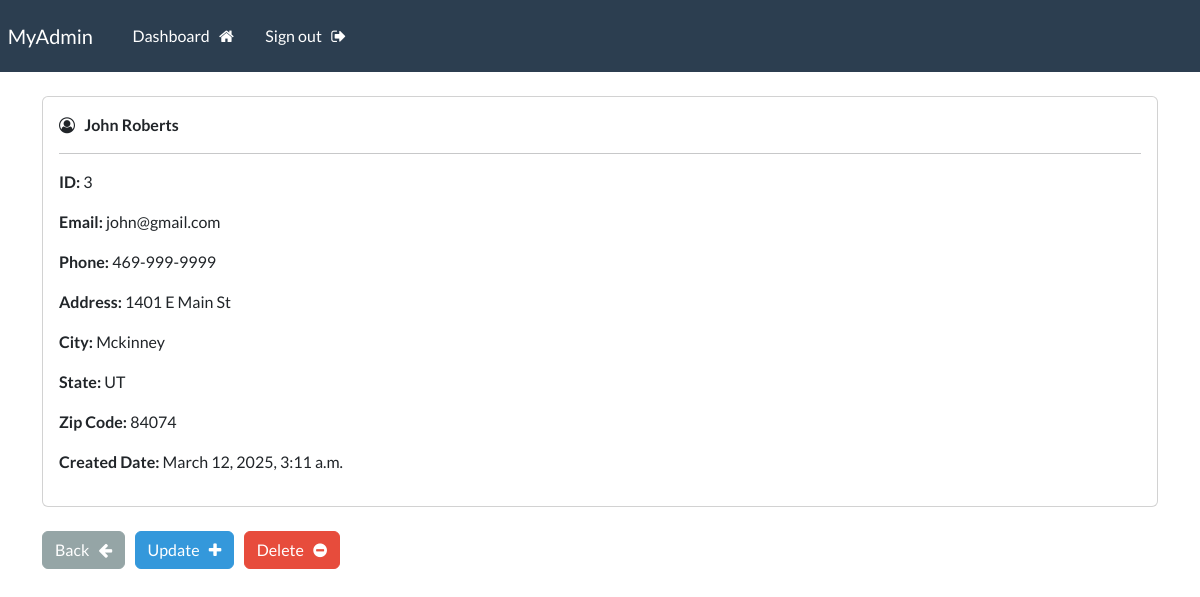
The page /customer/3/ (signed in) on the database its author committed.
### webapp/models.py (models this page shows, shortened)
class Customer(models.Model):
    creation_date = models.DateTimeField(auto_now_add=True)
    first_name = models.CharField(max_length=100)
    last_name = models.CharField(max_length=100)
    email = models.CharField(max_length=255)
    phone = models.CharField(max_length=20)
    address = models.CharField(max_length=200)
    city = models.CharField(max_length=100)
    state = models.CharField(max_length=2)
    zip = models.CharField(max_length=10)

### webapp/views.py (the view)
# urls.py: path('customer/<int:pk>/', views.singular_customer, name="customer"),
@login_required(login_url='my_login')
def singular_customer(request, pk):
    all_customers = Customer.objects.get(id=pk)
    context = {'customer': all_customers}
    return render(request, 'webapp/view-customer.html', context=context)

### webapp/templates/webapp/view-customer.html (shortened to what this page needs)
{% extends 'webapp/base.html' %}
{% load crispy_forms_tags %}
{% block content %}
<div class="card">
    <div class="card-body">
        <i class="fa fa-user-circle-o" aria-hidden="true"></i> &nbsp;
        <strong>
            {{customer.first_name}}
            {{customer.last_name}}
        </strong>
        <hr>
        <p><strong> ID: </strong>  {{customer.id}} </p>
        <p><strong> Email: </strong>  {{customer.email}} </p>
        <p><strong> Phone: </strong>  {{customer.phone}} </p>
        <p><strong> Address: </strong>  {{customer.address}} </p>
        <p><strong> City: </strong>  {{customer.city}} </p>
        <p><strong> State: </strong>  {{customer.state}} </p>
        <p><strong> Zip Code: </strong>  {{customer.zip}} </p>
        <p><strong> Created Date: </strong>  {{customer.creation_date}} </p>
    </div>
</div>
<br>
<a href="{% url 'dashboard' %}" class="btn btn-secondary">Back &nbsp; <i class="fa fa-arrow-left" aria-hidden="true"></i></a>
<a href="{% url 'update-record' customer.id %}" class="btn btn-info">Update &nbsp; <i class="fa fa-plus" aria-hidden="true"></i></a>
<a href="{% url 'delete-customer' customer.id %}" class="btn btn-danger">Delete &nbsp; <i class="fa fa-minus-circle" aria-hidden="true"></i></a>
{% endblock %}

### rows shown on the page
Customer: first_name "John", last_name "Roberts", id "3", email "john@gmail.com", phone "469-999-9999", address "1401 E Main St", city "Mckinney", state "UT", zip "84074", creation_date "March 12, 2025, 3:11 a.m."
